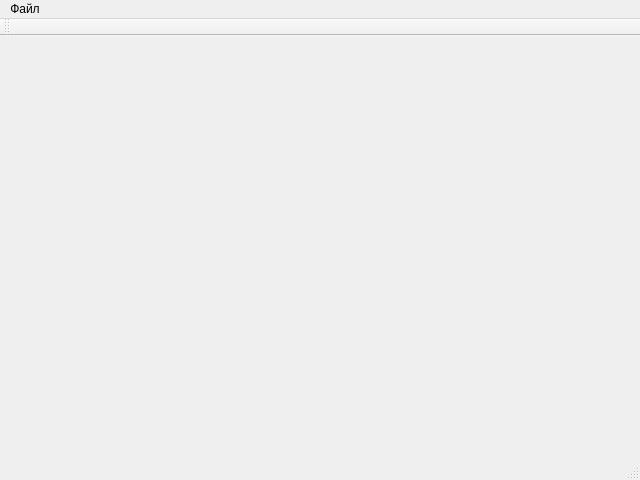
<?xml version="1.0" encoding="UTF-8"?>
<ui version="4.0">
 <class>MainWindow</class>
 <widget class="QMainWindow" name="MainWindow">
  <property name="geometry">
   <rect>
    <x>0</x>
    <y>0</y>
    <width>640</width>
    <height>480</height>
   </rect>
  </property>
  <property name="windowTitle">
   <string>MainWindow</string>
  </property>
  <widget class="QWidget" name="centralwidget"/>
  <widget class="QMenuBar" name="menubar">
   <property name="geometry">
    <rect>
     <x>0</x>
     <y>0</y>
     <width>640</width>
     <height>21</height>
    </rect>
   </property>
   <widget class="QMenu" name="menu">
    <property name="title">
     <string>Файл</string>
    </property>
   </widget>
   <addaction name="menu"/>
  </widget>
  <widget class="QToolBar" name="toolbar"/>
  <widget class="QStatusBar" name="statusbar"/>
 </widget>
 <resources/>
 <connections/>
</ui>
